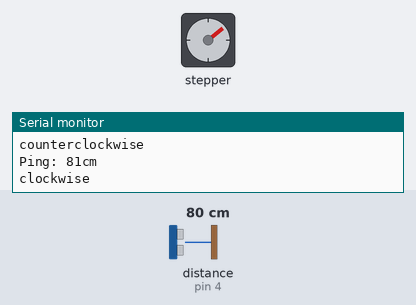
Bench run of a sketch on a simulated Arduino Uno, built with avr-gcc and run on an emulated ATmega328P. Shown: stepper motor, the last lines printed to the serial monitor. Inputs (shaded band) come from the test bench; at power-on: distance to the obstacle (sensor on pin 4) 80 cm. The echo pulse lasts 58.3 µs per cm; stepper angles assume 2048 steps per turn.

Above: at 8.9 s.
9.0 s: distance to the obstacle (sensor on pin 4) set to 2 cm
At 12.67 s:
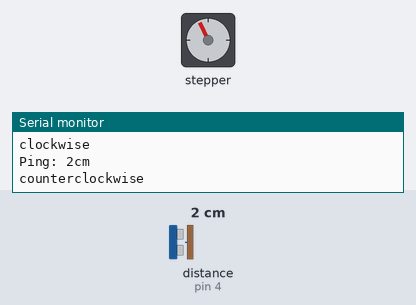
15.1 s: distance to the obstacle (sensor on pin 4) set to 35 cm
At 16.13 s:
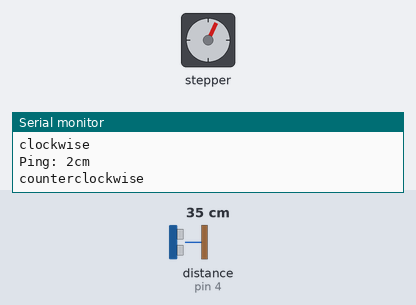
Timing chart, 0 to 27.2 s (numbered marks = the images above; inputs shaded):
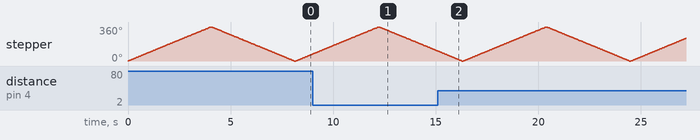

The sketch:

Sonar_for_robot.ino
```cpp
#include <Stepper.h>
#include <NewPing.h>

#define TRIGGER_PIN  5  // Arduino pin tied to trigger pin on the ultrasonic sensor.
#define ECHO_PIN     4  // Arduino pin tied to echo pin on the ultrasonic sensor.
#define MAX_DISTANCE 450 // Maximum distance we want to ping for (in centimeters). Maximum sensor distance is rated at 400-500cm.
const int stepsPerRevolution = 2048;  // change this to fit the number of steps per revolution
const int rolePerMinute = 15;         // Adjustable range of 28BYJ-48 stepper is 0~17 rpm
const int pingPin = 7;

NewPing sonar(TRIGGER_PIN, ECHO_PIN, MAX_DISTANCE); // NewPing setup of pins and maximum distance.

// initialize the stepper library on pins 8 through 11:
Stepper myStepper(stepsPerRevolution, 8, 10, 9, 11);

void setup() {
  myStepper.setSpeed(rolePerMinute);
  // initialize the serial port:
  Serial.begin(9600);
}

void loop() {
  // step one revolution  in one direction:
  Serial.println("clockwise");
  myStepper.step(stepsPerRevolution);
  unsigned int uS = sonar.ping(); // Send ping, get ping time in microseconds (uS).
  Serial.print("Ping: ");
  Serial.print(uS / US_ROUNDTRIP_CM); // Convert ping time to distance and print result (0 = outside set distance range, no ping echo)
  Serial.println("cm");
  delay(50);

  // step one revolution in the other direction:
  Serial.println("counterclockwise");
  myStepper.step(-stepsPerRevolution);
  uS = sonar.ping(); // Send ping, get ping time in microseconds (uS).
  Serial.print("Ping: ");
  Serial.print(uS / US_ROUNDTRIP_CM); // Convert ping time to distance and print result (0 = outside set distance range, no ping echo)
  Serial.println("cm");
  delay(50);
}
```
